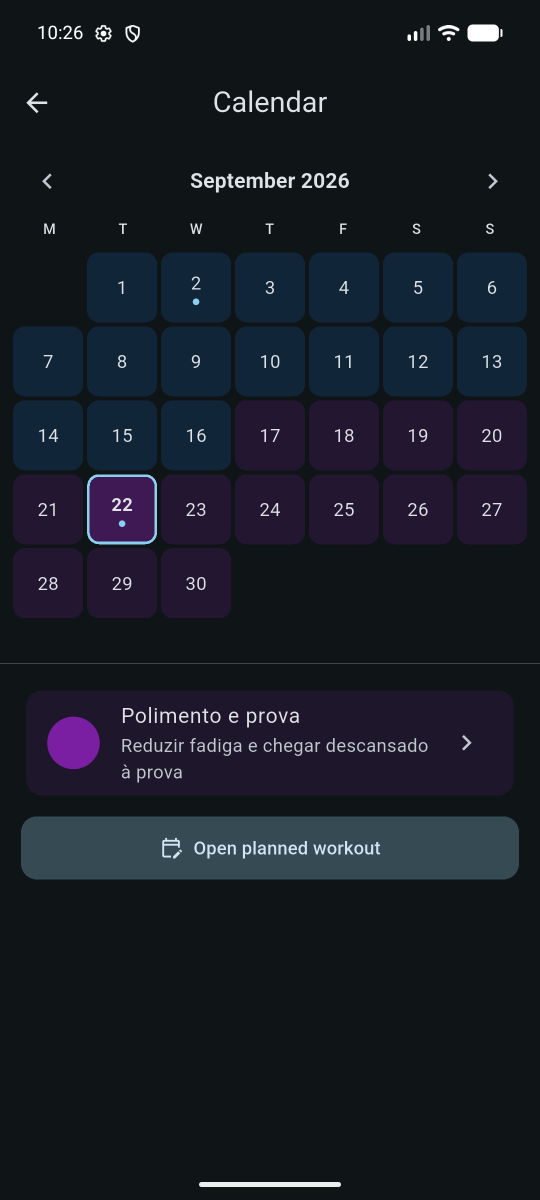
#> input picture report/uiux_before/calendar_legend.png, 1080 x 2400 px, given in place of workout_notes_icon_imagegen.png, which was not available (shown at 1/2 size)
$ python generate_brand_assets.py
#> lines starting #> are read from the running program, lines starting #| are printed output that depends on the picture; after the words box and inside, x2 and y2 are one past the last pixel; in counts of white or black regions, pixels touching at a corner belong together; pictures that were not available may be replaced by others from this repository, and a replacement may not be noted
from __future__ import annotations

import json
from pathlib import Path

from PIL import Image, ImageDraw, ImageFilter, ImageFont, ImageOps


ROOT = Path(__file__).resolve().parents[1]

SRC_ICON = ROOT / "store_assets/source/workout_notes_icon_imagegen.png"
SRC_FEATURE = ROOT / "store_assets/source/workout_notes_feature_imagegen.png"
SRC_REFERENCE = ROOT / "store_assets/source/app_reference_dashboard.png"

BG = (9, 14, 16)
SURFACE = (21, 27, 30)
SURFACE_2 = (31, 38, 43)
STROKE = (41, 50, 55)
TEXT = (222, 229, 233)
MUTED = (166, 177, 184)
CYAN = (108, 207, 246)
CYAN_DEEP = (0, 95, 115)
AMBER = (255, 176, 0)


def hex_color(rgb: tuple[int, int, int]) -> str:
    return "#{:02X}{:02X}{:02X}".format(*rgb)


def ensure_dirs() -> None:
    for rel in [
        "assets/brand",
        "android/app/src/main/res/mipmap-anydpi-v26",
        "store_assets/google_play",
        "store_assets/screenshots",
        "store_assets/source",
    ]:
        (ROOT / rel).mkdir(parents=True, exist_ok=True)


# [9 lines left out: function font, not called in this run]


def text(draw: ImageDraw.ImageDraw, xy, value: str, size: int, fill=TEXT, bold: bool = False, anchor=None) -> None:
    draw.text(xy, value, font=font(size, bold), fill=fill, anchor=anchor)


# [24 lines left out: functions wrap, paragraph, not called in this run]


def rounded(draw: ImageDraw.ImageDraw, box, radius: int, fill, outline=None, width: int = 1) -> None:
    draw.rounded_rectangle(box, radius=radius, fill=fill, outline=outline, width=width)


def fit(path: Path, size: tuple[int, int]) -> Image.Image:
    return ImageOps.fit(Image.open(path).convert("RGB"), size, method=Image.Resampling.LANCZOS, centering=(0.5, 0.5))


def contain(path: Path, size: tuple[int, int], color=BG) -> Image.Image:
    return ImageOps.contain(Image.open(path).convert("RGB"), size, method=Image.Resampling.LANCZOS)


# [22 lines left out: functions overlay_gradient, add_vignette, not called in this run]


def icon_canvas(size: int, safe: float = 0.0, rgb: bool = False) -> Image.Image:
    src = Image.open(SRC_ICON).convert("RGB")
    # Keep the icon generated by imagegen intact, but add safe padding for launcher masks.
    if safe:
        inner = round(size * (1 - safe * 2))
        icon = ImageOps.contain(src, (inner, inner), Image.Resampling.LANCZOS)
        bg = fit(SRC_ICON, (size, size)).filter(ImageFilter.GaussianBlur(max(2, size // 28)))
        bg = Image.blend(Image.new("RGB", (size, size), BG), bg, 0.42)
        x = (size - icon.width) // 2
        y = (size - icon.height) // 2
        bg.paste(icon, (x, y))
        out = bg
    else:
        out = ImageOps.fit(src, (size, size), method=Image.Resampling.LANCZOS)
    return out.convert("RGB" if rgb else "RGBA")


def icon_cutout(size: int, safe: float = 0.0, rgb: bool = False) -> Image.Image:
    """Remove only the edge-connected black background from the imagegen icon."""
#> called with size = 512, safe = 0, rgb = False
    src = ImageOps.fit(Image.open(SRC_ICON).convert("RGB"), (size, size), method=Image.Resampling.LANCZOS)
    if safe:
        inner = round(size * (1 - safe * 2))
        resized = ImageOps.contain(src, (inner, inner), Image.Resampling.LANCZOS)
        canvas = Image.new("RGB", (size, size), BG)
        canvas.paste(resized, ((size - resized.width) // 2, (size - resized.height) // 2))
        src = canvas

    w, h = src.size
#> w = 512; h = 512
    pixels = src.load()

    # Build a conservative candidate map for the outer black background.
    # The dark rounded tile inside the icon is protected because it is not
    # connected to the image edge through similarly dark pixels once the border
    # and highlights are reached.
    candidates = bytearray(w * h)
    for y in range(h):
        for x in range(w):
            r, g, b = pixels[x, y]
            lum = 0.2126 * r + 0.7152 * g + 0.0722 * b
            chroma = max(r, g, b) - min(r, g, b)
            cyan_bias = b - r
            if lum < 34 and chroma < 18 and cyan_bias < 16:
                candidates[y * w + x] = 1

    from collections import deque

    visited = bytearray(w * h)
    q: deque[tuple[int, int]] = deque()
    for x in range(w):
        for y in (0, h - 1):
            idx = y * w + x
            if candidates[idx] and not visited[idx]:
                visited[idx] = 1
                q.append((x, y))
    for y in range(h):
        for x in (0, w - 1):
            idx = y * w + x
            if candidates[idx] and not visited[idx]:
                visited[idx] = 1
                q.append((x, y))

    while q:
        x, y = q.popleft()
        for nx, ny in ((x + 1, y), (x - 1, y), (x, y + 1), (x, y - 1)):
            if 0 <= nx < w and 0 <= ny < h:
                idx = ny * w + nx
                if candidates[idx] and not visited[idx]:
                    visited[idx] = 1
                    q.append((nx, ny))

    bg_mask = Image.frombytes("L", (w, h), bytes(255 if v else 0 for v in visited))
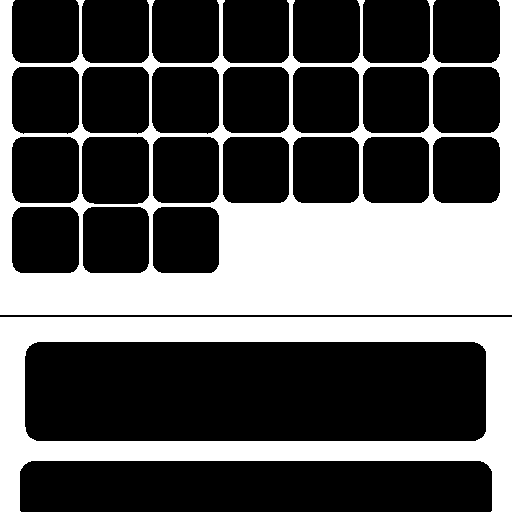
#> bg_mask: PIL image 512x512 L; 34.3% white; 2 white regions, box (x1, y1, x2, y2) and area: (0, 0, 512, 315) 59412, (0, 317, 512, 512) 30403
    bg_mask = bg_mask.filter(ImageFilter.GaussianBlur(max(0.35, size / 900)))

    alpha = ImageOps.invert(bg_mask.point(lambda p: 255 if p > 4 else 0))
#> alpha: PIL image 512x512 L; 62.5% white; 1 black region, box (x1, y1, x2, y2) and area: (0, 0, 512, 512) 98343
    alpha = alpha.filter(ImageFilter.GaussianBlur(max(0.25, size / 1600)))

    # Preserve the inner rounded workout-card shape, which is intentionally
    # dark and should remain part of the icon after the outside background goes
    # transparent.
    card_mask = Image.new("L", (w, h), 0)
#> card_mask: PIL image 512x512 L; every value is 0
    cd = ImageDraw.Draw(card_mask)
    cd.rounded_rectangle(
        (
            round(w * 0.188),
            round(h * 0.142),
            round(w * 0.814),
            round(h * 0.850),
        ),
        radius=round(w * 0.082),
        fill=255,
    )
    alpha = Image.composite(Image.new("L", (w, h), 255), alpha, card_mask)

    out = src.convert("RGBA")
    out.putalpha(alpha)
    if rgb:
        matte = Image.new("RGB", (size, size), BG)
        matte.paste(out, mask=out.getchannel("A"))
        return matte
    return out


def save_icons() -> None:
    play_icon = icon_cutout(512)
    play_icon.save(ROOT / "store_assets/google_play/app_icon_512.png")
    play_icon.save(ROOT / "store_assets/google_play/app_icon_transparent_512.png")
    icon_cutout(1024).save(ROOT / "assets/brand/workout_notes_icon_1024.png")
#> call 2 of icon_cutout, with size = 1024, safe = 0, rgb = False
#> in icon_cutout (call 2), `bg_mask = Image.frombytes("L", (w, h), bytes(255 if v else 0 for v in ..`: bg_mask: PIL image 1024x1024 L; 34.3% white; 2 white regions, box (x1, y1, x2, y2) and area: (0, 0, 1024, 631) 238191, (0, 634, 1024, 1024) 121407
#> in icon_cutout (call 2), `alpha = ImageOps.invert(bg_mask.point(lambda p: 255 if p > 4 else 0))`:
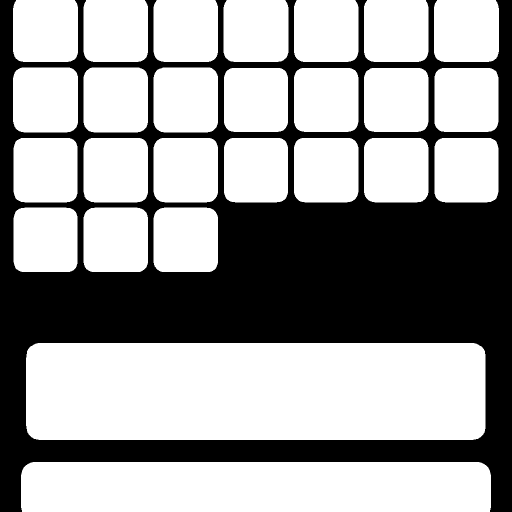
#> alpha: PIL image 1024x1024 L (shown at 1/2 size); 62.6% white; 1 black region, box (x1, y1, x2, y2) and area: (0, 0, 1024, 1024) 391772
#> in icon_cutout (call 2), `card_mask = Image.new("L", (w, h), 0)`: card_mask: PIL image 1024x1024 L; every value is 0
    icon_cutout(512).save(ROOT / "assets/brand/workout_notes_icon_512.png")
    icon_canvas(512, rgb=True).save(ROOT / "assets/brand/workout_notes_icon_512_with_background.png")

    android = {
        "mipmap-mdpi": 48,
        "mipmap-hdpi": 72,
        "mipmap-xhdpi": 96,
        "mipmap-xxhdpi": 144,
        "mipmap-xxxhdpi": 192,
    }
#> android = {'mipmap-mdpi': 48, 'mipmap-hdpi': 72, 'mipmap-xhdpi': 96, 'mipmap-xxhdpi': 144, 'mipmap-xxxhdpi': 192}
    for folder, size in android.items():
        icon_canvas(size, rgb=True).save(ROOT / f"android/app/src/main/res/{folder}/ic_launcher.png")

    android_foreground = {
        "mipmap-mdpi": 108,
        "mipmap-hdpi": 162,
        "mipmap-xhdpi": 216,
        "mipmap-xxhdpi": 324,
        "mipmap-xxxhdpi": 432,
    }
#> android_foreground = {'mipmap-mdpi': 108, 'mipmap-hdpi': 162, 'mipmap-xhdpi': 216, 'mipmap-xxhdpi': 324, 'mipmap-xxxhdpi': 432}
    for folder, size in android_foreground.items():
        icon_cutout(size).save(ROOT / f"android/app/src/main/res/{folder}/ic_launcher_foreground.png")
#> call 4 of icon_cutout, with size = 108, safe = 0, rgb = False
#> in icon_cutout (call 4), `src = ImageOps.fit(Image.open(SRC_ICON).convert("RGB"), (size, size), ..`:
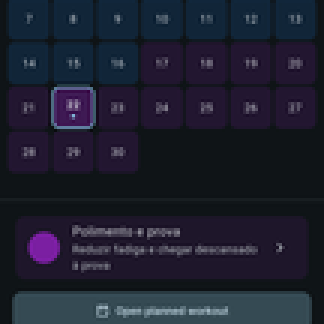
#> src: PIL image 108x108 RGB (shown 3 times larger); mean R, G, B 30.1, 32.1, 47.5
#> in icon_cutout (call 4), `bg_mask = Image.frombytes("L", (w, h), bytes(255 if v else 0 for v in ..`: bg_mask: PIL image 108x108 L; 34.4% white; 5 white regions (4 under 20 px), largest, box (x1, y1, x2, y2) and area: (0, 0, 108, 108) 4014
#> in icon_cutout (call 4), `bg_mask = bg_mask.filter(ImageFilter.GaussianBlur(max(0.35, size / 900..`:
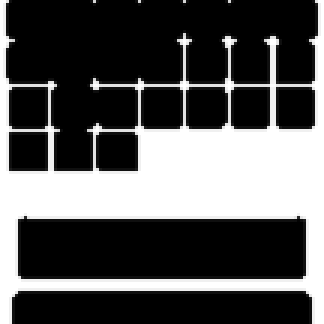
#> bg_mask: PIL image 108x108 L (shown 3 times larger); min 0, max 255, mean 87.8
#> in icon_cutout (call 4), `alpha = ImageOps.invert(bg_mask.point(lambda p: 255 if p > 4 else 0))`:
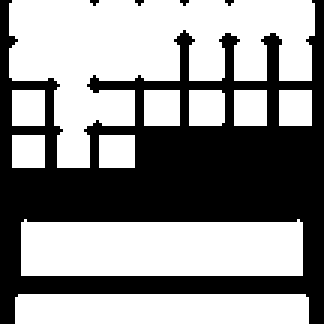
#> alpha: PIL image 108x108 L (shown 3 times larger); 56.7% white; 5 black regions (4 under 20 px), largest, box (x1, y1, x2, y2) and area: (0, 0, 108, 108) 5030
#> in icon_cutout (call 4), `card_mask = Image.new("L", (w, h), 0)`: card_mask: PIL image 108x108 L; every value is 0
#> in icon_cutout (call 4), `alpha = Image.composite(Image.new("L", (w, h), 255), alpha, card_mask)`:
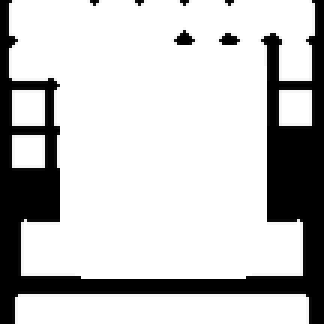
#> alpha: PIL image 108x108 L (shown 3 times larger); min 0, max 255, mean 196.6
#> in icon_cutout (call 4), `out.putalpha(alpha)`:
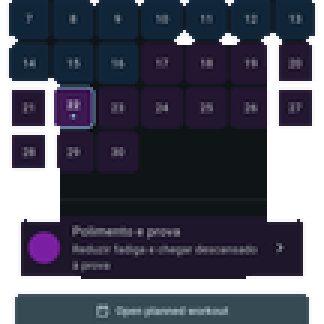
#> out: PIL image 108x108 RGBA (shown 3 times larger); mean R, G, B, A 30.1, 32.1, 47.5, 196.6; transparent parts drawn white

    for size in [192, 512]:
        icon_cutout(size, safe=0.03).save(ROOT / f"web/icons/Icon-{size}.png")
        icon_cutout(size, safe=0.13).save(ROOT / f"web/icons/Icon-maskable-{size}.png")
    icon_cutout(64, safe=0.06).save(ROOT / "web/favicon.png")

    ios_dir = ROOT / "ios/Runner/Assets.xcassets/AppIcon.appiconset"
#> (the run stopped early here; a loop or call above may not have finished)
